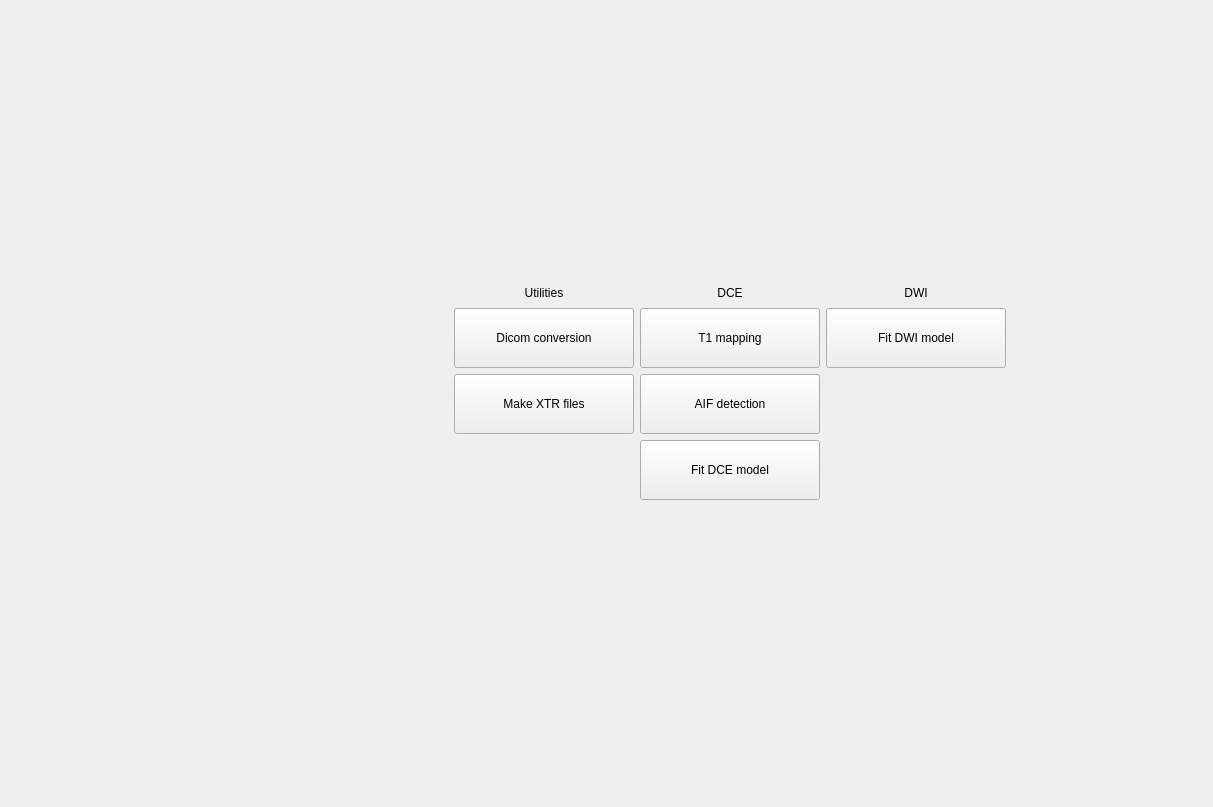
          <widget class="QWidget" name="homePage">
           <layout class="QGridLayout" name="gridLayout_3">
            <item row="2" column="2">
             <widget class="QPushButton" name="dicomButton">
              <property name="minimumSize">
               <size>
                <width>180</width>
                <height>60</height>
               </size>
              </property>
              <property name="text">
               <string>Dicom conversion</string>
              </property>
             </widget>
            </item>
            <item row="6" column="1">
             <spacer name="verticalSpacer_8">
              <property name="orientation">
               <enum>Qt::Vertical</enum>
              </property>
              <property name="sizeHint" stdset="0">
               <size>
                <width>20</width>
                <height>272</height>
               </size>
              </property>
             </spacer>
            </item>
            <item row="3" column="3">
             <widget class="QPushButton" name="computeIFButton">
              <property name="minimumSize">
               <size>
                <width>0</width>
                <height>60</height>
               </size>
              </property>
              <property name="text">
               <string>AIF detection</string>
              </property>
             </widget>
            </item>
            <item row="3" column="0">
             <spacer name="horizontalSpacer">
              <property name="orientation">
               <enum>Qt::Horizontal</enum>
              </property>
              <property name="sizeHint" stdset="0">
               <size>
                <width>197</width>
                <height>20</height>
               </size>
              </property>
             </spacer>
            </item>
            <item row="4" column="3">
             <widget class="QPushButton" name="fitModelButton">
              <property name="minimumSize">
               <size>
                <width>0</width>
                <height>60</height>
               </size>
              </property>
              <property name="text">
               <string>Fit DCE model</string>
              </property>
             </widget>
            </item>
            <item row="0" column="1">
             <spacer name="verticalSpacer_2">
              <property name="orientation">
               <enum>Qt::Vertical</enum>
              </property>
              <property name="sizeHint" stdset="0">
               <size>
                <width>20</width>
                <height>273</height>
               </size>
              </property>
             </spacer>
            </item>
            <item row="3" column="5">
             <spacer name="horizontalSpacer_2">
              <property name="orientation">
               <enum>Qt::Horizontal</enum>
              </property>
              <property name="sizeHint" stdset="0">
               <size>
                <width>196</width>
                <height>20</height>
               </size>
              </property>
             </spacer>
            </item>
            <item row="2" column="3">
             <widget class="QPushButton" name="computeT1Button">
              <property name="minimumSize">
               <size>
                <width>180</width>
                <height>60</height>
               </size>
              </property>
              <property name="text">
               <string>T1 mapping</string>
              </property>
             </widget>
            </item>
            <item row="2" column="4">
             <widget class="QPushButton" name="dwiModelButton">
              <property name="minimumSize">
               <size>
                <width>180</width>
                <height>60</height>
               </size>
              </property>
              <property name="text">
               <string>Fit DWI model</string>
              </property>
             </widget>
            </item>
            <item row="3" column="2">
             <widget class="QPushButton" name="xtrButton">
              <property name="minimumSize">
               <size>
                <width>0</width>
                <height>60</height>
               </size>
              </property>
              <property name="text">
               <string>Make XTR files</string>
              </property>
             </widget>
            </item>
            <item row="1" column="2">
             <widget class="QLabel" name="label_49">
              <property name="text">
               <string>Utilities</string>
              </property>
              <property name="alignment">
               <set>Qt::AlignCenter</set>
              </property>
             </widget>
            </item>
            <item row="1" column="3">
             <widget class="QLabel" name="label_50">
              <property name="text">
               <string>DCE</string>
              </property>
              <property name="alignment">
               <set>Qt::AlignCenter</set>
              </property>
             </widget>
            </item>
            <item row="1" column="4">
             <widget class="QLabel" name="label_51">
              <property name="text">
               <string>DWI</string>
              </property>
              <property name="alignment">
               <set>Qt::AlignCenter</set>
              </property>
             </widget>
            </item>
            <item row="1" column="1" rowspan="5">
             <widget class="QLabel" name="label_11">
              <property name="minimumSize">
               <size>
                <width>240</width>
                <height>240</height>
               </size>
              </property>
              <property name="text">
               <string/>
              </property>
              <property name="pixmap">
               <pixmap resource="madym_gui.qrc">:/images/madym_lrg.png</pixmap>
              </property>
             </widget>
            </item>
           </layout>
          </widget>
